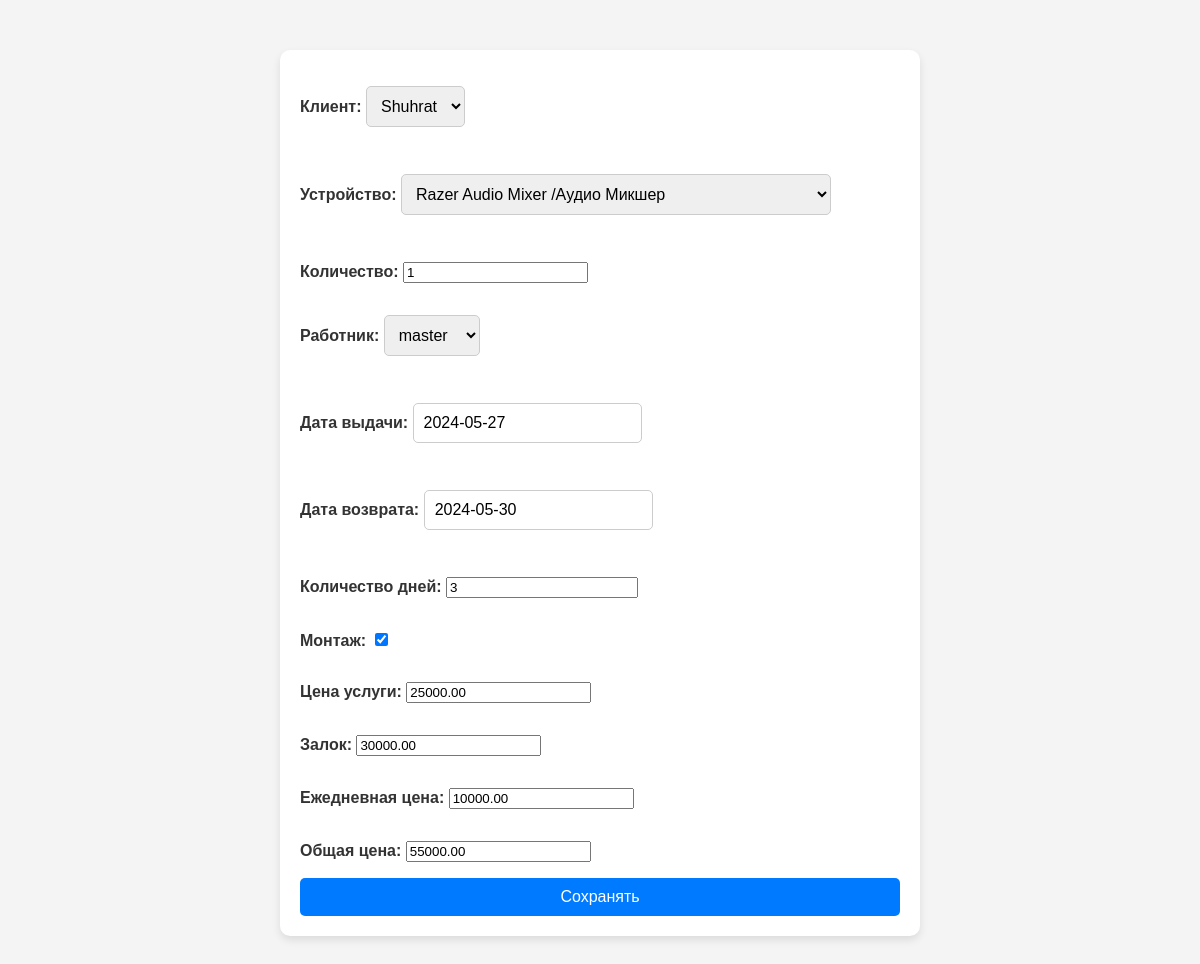
Screenshot of /editProkot/3/ with the database file from the repository.
### rental/models.py (models this page shows, shortened)
class Prokat(models.Model):
    mijoz = models.ForeignKey(Mijozlar, on_delete=models.CASCADE)
    qurilma = models.ForeignKey(Qurilmalar, on_delete=models.CASCADE)
    ishchi = models.ForeignKey(CustomUser, on_delete=models.CASCADE)
    berilgan_sanasi = models.DateField(default=timezone.now)
    qaytish_sanasi = models.DateField()
    kunlar_soni = models.BigIntegerField()
    umumiy_narx = models.DecimalField(max_digits=10, decimal_places=2)
    montaj = models.BooleanField(default=False)
    xizmat_narxi = models.DecimalField(max_digits=10, decimal_places=2)
    avans = models.DecimalField(max_digits=10, decimal_places=2)
    miqdori = models.IntegerField()
    kunlik_narxi =  models.DecimalField(max_digits=10, decimal_places=2)

### rental/views.py (the view)
# urls.py: path('editProkot/<int:pk>/',ShartnomaEditView.as_view(),name='edit_prokot'),
class ShartnomaEditView(UpdateView):
    model=Prokat
    form_class=ProkotForm
    template_name='edit_prokot.html'
    success_url=reverse_lazy('prokot')

### rental/forms.py
class ProkotForm(forms.ModelForm):
    class Meta:
        model = Prokat
        fields = ['mijoz', 'qurilma','miqdori', 'ishchi', 'berilgan_sanasi', 'qaytish_sanasi', 'kunlar_soni',  'montaj', 'xizmat_narxi', 'avans',  'kunlik_narxi','umumiy_narx']
        labels = {
            'mijoz': 'Клиент',
            'qurilma': 'Устройство',
            'ishchi': 'Работник',
            'berilgan_sanasi': 'Дата выдачи',
            'qaytish_sanasi': 'Дата возврата',
            'kunlar_soni': 'Количество дней',
            'umumiy_narx': 'Общая цена',
            'montaj': 'Монтаж',
            'xizmat_narxi': 'Цена услуги',
            'avans': 'Залок',
            'miqdori': 'Количество',
            'kunlik_narxi': 'Ежедневная цена',
        }

### rental/models.py (called while the page is built)
    def __str__(self):
        return self.nomi

    def __str__(self):
        return self.username

    def __str__(self):
        return self.username

### templates/edit_prokot.html (shortened to what this page needs)
<!DOCTYPE html>
<html lang="en">
<head>
</head>
<body>
    <div class="form-container" id="form">
        <form method="post" enctype="multipart/form-data">
            {{ form.as_p }}
            <button type="submit">Сохранять</button>
        </form>
    </div>
</body>
</html>

### templates/edit_prokot.html (style rules this page uses)
body { font-family: Arial, sans-serif; background-color: #f4f4f4; margin: 0; padding: 0; }
.form-container { max-width: 600px; margin: 50px auto; padding: 20px; background-color: #fff; border-radius: 10px; box-shadow: 0 4px 8px rgba(0, 0, 0, 0.1); }
.form-container form { display: flex; flex-direction: column; }
.form-container label { margin-bottom: 5px; font-weight: bold; color: #333; }
.form-container input[type="text"], .form-container select, .form-container input[type="file"] { margin-bottom: 15px; padding: 10px; font-size: 1em; border: 1px solid #ccc; border-radius: 5px; box-sizing: border-box; }
.form-container button { padding: 10px; font-size: 1em; border: none; border-radius: 5px; background-color: #007BFF; color: #fff; cursor: pointer; transition: background-color 0.3s; }

### rows the page displays
Prokat: mijoz "Shuhrat", qurilma "Razer Audio Mixer /Aудио Микшер", miqdori "1", ishchi "master", berilgan_sanasi "2024-05-27", qaytish_sanasi "2024-05-30", kunlar_soni "3", montaj "☑", xizmat_narxi "25000.00", avans "30000.00", kunlik_narxi "10000.00", umumiy_narx "55000.00"
